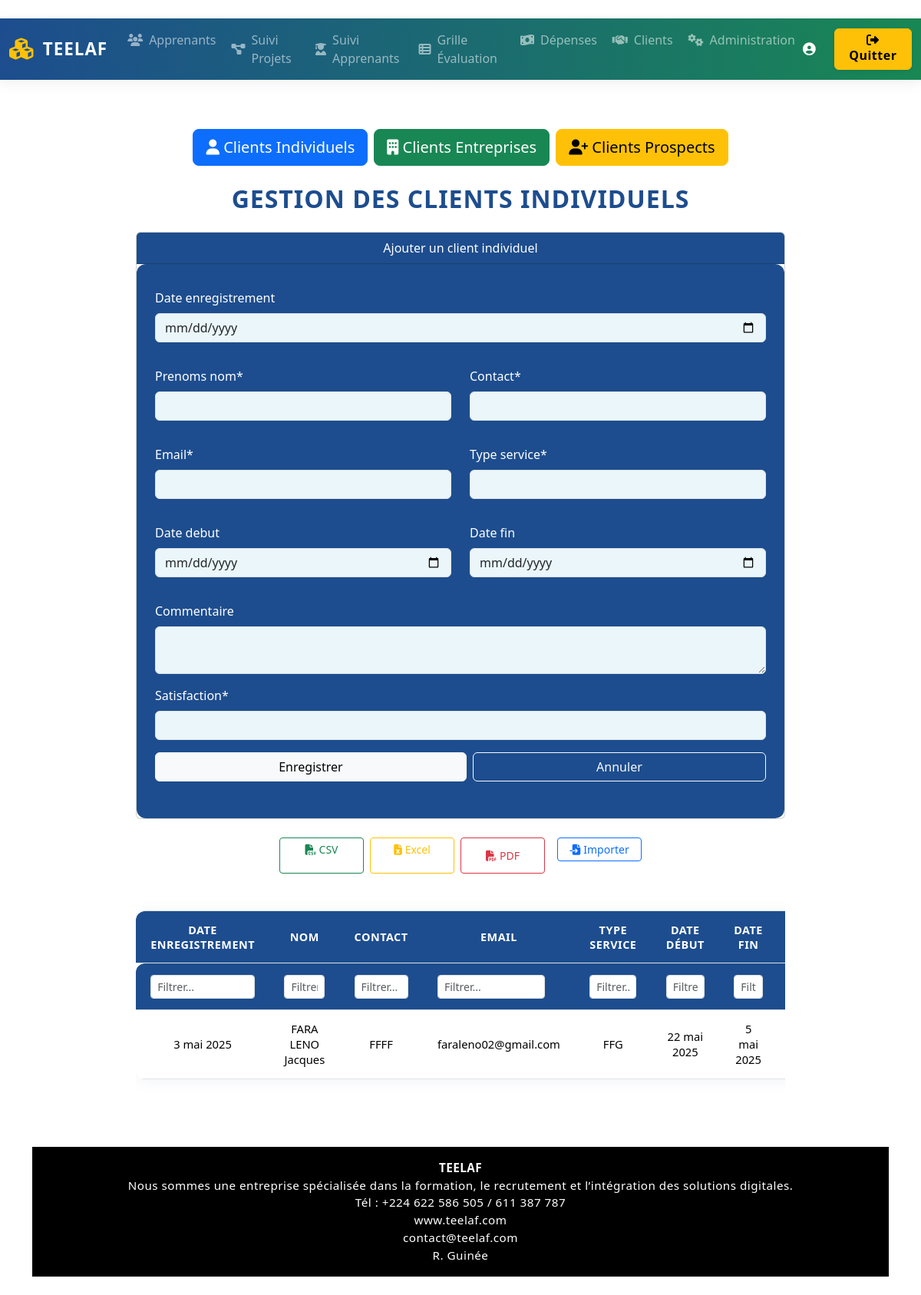
/clients/, run on the app's committed database.
### teelaf/clients/models.py (models this page shows, shortened)
class ClientIndividuel(models.Model):
    matricule = models.CharField(max_length=50, unique=True)
    date_enregistrement = models.DateField(blank=True, null=True)
    prenoms_nom = models.CharField(max_length=150)
    contact = models.CharField(max_length=50)
    email = models.EmailField()
    type_service = models.CharField(max_length=100)
    date_debut = models.DateField(blank=True, null=True)
    date_fin = models.DateField(blank=True, null=True)
    commentaire = models.TextField(blank=True)
    satisfaction = models.CharField(max_length=50)

### teelaf/clients/views.py (the view)
# urls.py: path('', views.manage_clients_individuels, name='clients_home'),
def manage_clients_individuels(request):
    if request.method == 'POST':
        form = ClientIndividuelForm(request.POST)
        if form.is_valid():
            form.save()
            messages.success(request, "Client individuel ajouté avec succès.")
            return redirect('manage_clients_individuels')
    else:
        form = ClientIndividuelForm()
    clients = ClientIndividuel.objects.all().order_by('-date_enregistrement')
    total_count = clients.count()
    satisfaction_counts = clients.values('satisfaction').annotate(count=models.Count('satisfaction'))
    return render(request, 'clients/manage_clients_individuels.html', {
        'form': form,
        'clients': clients,
        'total_count': total_count,
        'satisfaction_counts': satisfaction_counts,
    })

### teelaf/templates/clients/manage_clients_individuels.html (shortened to what this page needs)
{% extends 'base.html' %}
{% load static %}
{% load crispy_forms_tags %}
{% block content %}
<div class="container-fluid px-2 px-md-5 py-3">
  <div class="d-flex flex-wrap justify-content-center gap-2 mb-4">
    <a href="{% url 'manage_clients_individuels' %}" class="btn btn-primary btn-lg">
      <i class="fas fa-user"></i> Clients Individuels
    </a>
    <a href="{% url 'manage_clients_entreprises' %}" class="btn btn-success btn-lg">
      <i class="fas fa-building"></i> Clients Entreprises
    </a>
    <a href="{% url 'manage_clients_prospects' %}" class="btn btn-warning btn-lg">
      <i class="fas fa-user-plus"></i> Clients Prospects
    </a>
  </div>
  <div class="row justify-content-center">
    <div class="col-12 col-lg-10">
      <h2 class="text-center mb-4 fw-bold" style="letter-spacing:1px; color:#1d4d8e;">
        GESTION DES CLIENTS INDIVIDUELS
      </h2>
      <div class="card mb-4">
        <div class="card-header text-center" style="background: #1d4d8e; color: #fff;">
            Ajouter un client individuel
        </div>
        <div class="card-body form-bg">
          {% crispy form %}
        </div>
      </div>
      <div class="export-btns d-flex flex-wrap justify-content-center gap-2 mb-3">
        <a href="{% url 'clients_individuels_export_csv' %}" class="btn btn-outline-success btn-sm">
          <i class="fas fa-file-csv me-1"></i>CSV
        </a>
        <a href="{% url 'clients_individuels_export_excel' %}" class="btn btn-outline-warning btn-sm">
          <i class="fas fa-file-excel me-1"></i>Excel
        </a>
        <button onclick="printTable()" class="btn btn-outline-danger btn-sm">
          <i class="fas fa-file-pdf me-1"></i>PDF
        </button>
        <form action="{% url 'clients_individuels_import' %}" method="post" enctype="multipart/form-data" class="d-inline-block ms-2">
          <label class="btn btn-outline-primary btn-sm mb-0">
            <i class="fas fa-file-import me-1"></i>Importer
          </label>
        </form>
      </div>
      <div class="table-responsive" id="clients-table-section">
        <table class="table table-bordered table-hover align-middle text-center" id="clients-table">
          <thead>
            <tr>
              <th>Date enregistrement</th>
              <th>Nom</th>
              <th>Contact</th>
              <th>Email</th>
              <th>Type service</th>
              <th>Date début</th>
              <th>Date fin</th>
              <th>Commentaire</th>
            </tr>
            <tr class="filters-row">
              {% for i in "012345678" %}
              <th><input type="text" class="form-control form-control-sm" placeholder="Filtrer..." onkeyup="filterTable({{ forloop.counter0 }}, this.value)"></th>
              {% endfor %}
            </tr>
          </thead>
          <tbody>
            {% for client in clients %}
            <tr>
              <td>{{ client.date_enregistrement }}</td>
              <td>{{ client.prenoms_nom }}</td>
              <td>{{ client.contact }}</td>
              <td>{{ client.email }}</td>
              <td>{{ client.type_service }}</td>
              <td>{{ client.date_debut }}</td>
              <td>{{ client.date_fin }}</td>
              <td>{{ client.commentaire }}</td>
            </tr>
            {% empty %}
            <tr>
              <td colspan="10">Aucun client enregistré.</td>
            </tr>
            {% endfor %}
          </tbody>
        </table>
      </div>
    </div>
  </div>
</div>
<footer class="footer-teelaf mt-5 py-3 text-center text-white" style="background: #000;">
    <div class="container">
        <strong>TEELAF</strong><br>
        Nous sommes une entreprise spécialisée dans la formation, le recrutement et l’intégration des solutions digitales.<br>
        <span>Tél : <a href="tel:+224622586505" class="text-white">+224 622 586 505</a> / <a href="tel:+224611387787" class="text-white">611 387 787</a></span><br>
        <a href="https://www.teelaf.com" class="text-white" target="_blank">www.teelaf.com</a><br>
        <a href="mailto:contact@teelaf.com" class="text-white">contact@teelaf.com</a><br>
        R. Guinée
    </div>
</footer>
{% endblock %}

### teelaf/static/css/style.css (style rules this page uses)
.table { border-radius: 12px; overflow: hidden; box-shadow: 0 2px 18px rgba(77,96,125,0.08); background: #fff !important; margin-top: 1.5rem; margin-bottom: 1.5rem; }
.table th, .table td { border: none !important; padding: 0.9rem 1.2rem !important; font-size: 0.95rem; vertical-align: middle; }
.table th { background: #1d4d8e !important; color: #fff !important; font-weight: 600; letter-spacing: 0.5px; font-size: 0.9rem !important; text-transform: uppercase; }
.table thead th:first-child { border-top-left-radius: 12px; }
.table tbody tr:last-child td:first-child { border-bottom-left-radius: 12px; }
.table tr { transition: background 0.2s; }
.footer-teelaf { background: #343a40; color: #adb5bd; font-size: 0.95rem; letter-spacing: 0.5px; padding: 2rem 0; margin-top: 3rem; text-align: center; }
.footer-teelaf a { color: #ffc107; text-decoration: none; transition: color 0.2s; }

### teelaf/templates/clients/manage_clients_individuels.html (style rules this page uses)
.form-bg { background: #1d4d8e !important; border-radius: 12px; padding: 2rem 1.5rem; color: #fff; }
.form-bg .form-label { color: #fff !important; }
.form-bg .form-control { background: #eaf6fa; }
.export-btns .btn { min-width: 110px; }
.table-responsive { margin-top: 1.5rem; }
.filters-row input { max-width: 140px; }
#clients-table th, #clients-table td { font-size: 0.92rem; padding: 0.4rem 0.3rem; }

### data on the page
ClientIndividuel: date_enregistrement "3 mai 2025", prenoms_nom "FARA LENO Jacques", contact "FFFF", email "faraleno02@gmail.com", type_service "FFG", date_debut "22 mai 2025", date_fin "5 mai 2025"
